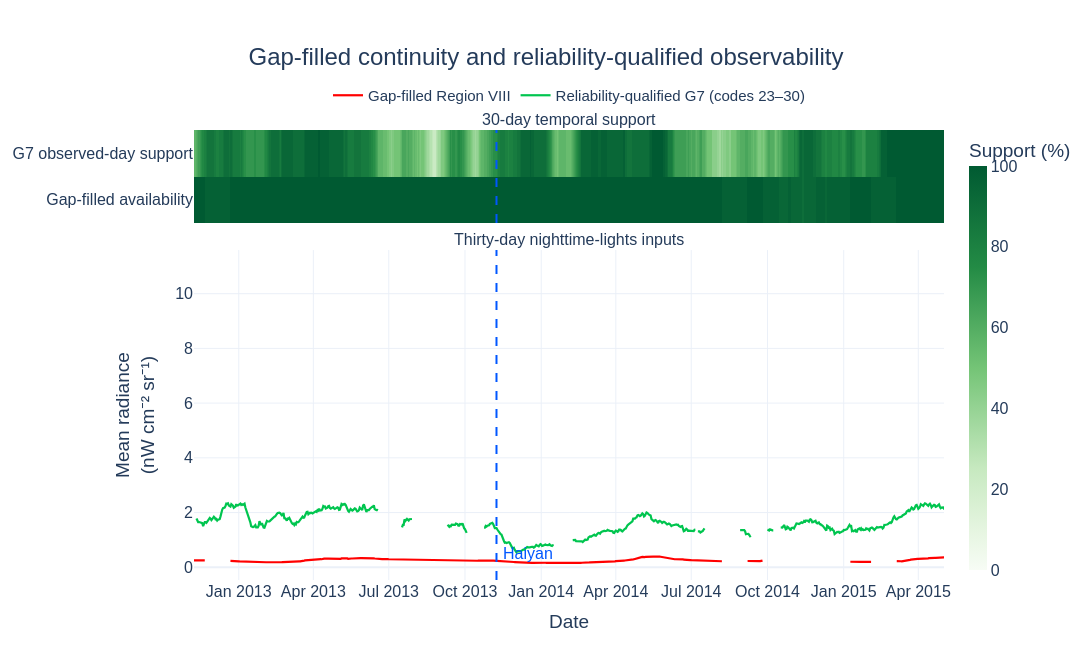

Source (notebook cell):
### Markdown cell above
### 2.1 Input distinction and observability rule

The gap-filled branch supplies a reconstructed value on nearly every date. Its 30-day availability is therefore not evidence that the ground was observed. The reliability-qualified branch uses only daily GHSL-masked DNB-BRDF summaries with at least one valid pixel. A rolling value requires 18 observed days within the trailing 30-day window; the remaining dates stay missing.

`Valid_px` is converted to relative spatial completeness using the maximum valid-pixel count within the same fixed thematic mask. The 50% threshold is not used to erase additional days before modelling because doing so leaves no contiguous 60-day input plus 30-day output sequences before Haiyan. It is instead attached to every Haiyan metric as an interpretability flag. This preserves the distinction between model feasibility and evidential strength.

### Code cell
# ============================================================
# 4. INPUT TIME-SERIES OVERVIEW
# ============================================================

g7_label = GHSL_MASKS["23-30"]
g7_daily = rq_daily[g7_label]

figure_inputs = make_subplots(
    rows=2,
    cols=1,
    shared_xaxes=True,
    vertical_spacing=0.06,
    row_heights=[0.22, 0.78],
    subplot_titles=(
        "30-day temporal support",
        "Thirty-day nighttime-lights inputs",
    ),
)

support_dates = gap_filled_daily.index.union(g7_daily.index)

figure_inputs.add_trace(
    go.Heatmap(
        x=support_dates,
        y=[
            "Gap-filled availability",
            "G7 observed-day support",
        ],
        z=np.vstack(
            [
                gap_filled_daily["temporal_support_pct"]
                .reindex(support_dates)
                .to_numpy(),
                g7_daily["temporal_support_pct"]
                .reindex(support_dates)
                .to_numpy(),
            ]
        ),
        coloraxis="coloraxis",
        zsmooth=False,
        hoverongaps=False,
        hovertemplate=(
            "%{x|%d %b %Y}<br>"
            "%{y}: %{z:.1f}%"
            "<extra></extra>"
        ),
    ),
    row=1,
    col=1,
)

figure_inputs.add_trace(
    go.Scatter(
        x=gap_filled_daily.index,
        y=gap_filled_daily["ntl_30d"],
        mode="lines",
        name="Gap-filled Region VIII",
        line=dict(
            color=GAP_FILLED_COLOR,
            width=2.2,
        ),
        connectgaps=False,
    ),
    row=2,
    col=1,
)

figure_inputs.add_trace(
    go.Scatter(
        x=g7_daily.index,
        y=g7_daily["ntl_30d"],
        mode="lines",
        name=f"Reliability-qualified {g7_label}",
        line=dict(
            color=RQ_COLOR,
            width=2.2,
        ),
        connectgaps=False,
    ),
    row=2,
    col=1,
)

for row_number in (1, 2):
    figure_inputs.add_vline(
        x=EVENT_DATE.to_pydatetime(),
        line=dict(
            color=EVENT_LINE_COLOR,
            width=2,
            dash="dash",
        ),
        row=row_number,
        col=1,
    )

figure_inputs.add_annotation(
    x=(EVENT_DATE + pd.Timedelta(days=5)).to_pydatetime(),
    y=0.05,
    xref="x2",
    yref="y2 domain",
    text="Haiyan",
    showarrow=False,
    xanchor="left",
    font=dict(
        color=EVENT_LINE_COLOR,
        size=16,
    ),
)

figure_inputs.update_xaxes(
    range=[DISPLAY_START, DISPLAY_END],
    title_text="Date",
    row=2,
    col=1,
)

figure_inputs.update_yaxes(
    title_text="Mean radiance<br>(nW cm⁻² sr⁻¹)",
    row=2,
    col=1,
)

figure_inputs.update_layout(
    template="plotly_white",
    paper_bgcolor="rgba(0,0,0,0)",
    plot_bgcolor="white",
    width=1200,
    height=650,
    title=dict(
        text="Gap-filled continuity and reliability-qualified observability",
        x=0.5,
        xanchor="center",
        font=dict(size=24),
    ),
    legend=dict(
        orientation="h",
        yanchor="bottom",
        y=1.04,
        xanchor="center",
        x=0.5,
        font=dict(size=15),
    ),
    coloraxis=dict(
        colorscale=SC_COLORSCALE,
        cmin=0,
        cmax=100,
        colorbar=dict(
            title="Support (%)",
            thickness=18,
        ),
    ),
    font=dict(
        family="Arial",
        size=16,
        color="#243B5A",
    ),
    margin=dict(l=105, r=100, t=130, b=70),
    hovermode="x unified",
)

figure_inputs.show()

### Figure 1 — Plotly figure (JSON) as saved in the notebook; plotly's stock layout.template omitted (floating-point values rounded to 4 significant figures; data arrays with more than 128 entries replaced by an {"elided": "..."} marker saying what was removed)
{"data": [{"coloraxis": "coloraxis", "hoverongaps": false, "hovertemplate": "%{x|%d %b %Y}<br>%{y}: %{z:.1f}%<extra></extra>", "type": "heatmap", "x": {"elided": "4933 str values"}, "xaxis": "x", "y": ["Gap-filled availability", "G7 observed-day support"], "yaxis": "y", "z": {"elided": "2x4933 float values"}, "zsmooth": false}, {"connectgaps": false, "line": {"color": "#FF0000", "width": 2.2}, "mode": "lines", "name": "Gap-filled Region VIII", "type": "scatter", "x": {"elided": "4162 str values"}, "xaxis": "x2", "y": {"elided": "4162 float values"}, "yaxis": "y2"}, {"connectgaps": false, "line": {"color": "#00C54F", "width": 2.2}, "mode": "lines", "name": "Reliability-qualified G7 (codes 23–30)", "type": "scatter", "x": {"elided": "4933 str values"}, "xaxis": "x2", "y": {"elided": "4933 float values"}, "yaxis": "y2"}], "layout": {"annotations": [{"font": {"size": 16}, "showarrow": false, "text": "30-day temporal support", "x": 0.5, "xanchor": "center", "xref": "paper", "y": 1.0, "yanchor": "bottom", "yref": "paper"}, {"font": {"size": 16}, "showarrow": false, "text": "Thirty-day nighttime-lights inputs", "x": 0.5, "xanchor": "center", "xref": "paper", "y": 0.7332, "yanchor": "bottom", "yref": "paper"}, {"font": {"color": "#0057FF", "size": 16}, "showarrow": false, "text": "Haiyan", "x": "2013-11-13T00:00:00", "xanchor": "left", "xref": "x2", "y": 0.05, "yref": "y2 domain"}], "coloraxis": {"cmax": 100, "cmin": 0, "colorbar": {"thickness": 18, "title": {"text": "Support (%)"}}, "colorscale": [[0, "#F7FCF5"], [0.1, "#E5F5E0"], [0.25, "#C7E9C0"], [0.5, "#74C476"], [0.75, "#238B45"], [1, "#005A32"]]}, "font": {"color": "#243B5A", "family": "Arial", "size": 16}, "height": 650, "hovermode": "x unified", "legend": {"font": {"size": 15}, "orientation": "h", "x": 0.5, "xanchor": "center", "y": 1.04, "yanchor": "bottom"}, "margin": {"b": 70, "l": 105, "r": 100, "t": 130}, "paper_bgcolor": "rgba(0,0,0,0)", "plot_bgcolor": "white", "shapes": [{"line": {"color": "#0057FF", "dash": "dash", "width": 2}, "type": "line", "x0": "2013-11-08T00:00:00", "x1": "2013-11-08T00:00:00", "xref": "x", "y0": 0, "y1": 1, "yref": "y domain"}, {"line": {"color": "#0057FF", "dash": "dash", "width": 2}, "type": "line", "x0": "2013-11-08T00:00:00", "x1": "2013-11-08T00:00:00", "xref": "x2", "y0": 0, "y1": 1, "yref": "y2 domain"}], "title": {"font": {"size": 24}, "text": "Gap-filled continuity and reliability-qualified observability", "x": 0.5, "xanchor": "center"}, "width": 1200, "xaxis": {"anchor": "y", "domain": [0, 1], "matches": "x2", "showticklabels": false}, "xaxis2": {"anchor": "y2", "domain": [0, 1], "range": ["2012-11-08T00:00:00", "2015-05-02T00:00:00"], "title": {"text": "Date"}}, "yaxis": {"anchor": "x", "domain": [0.7932, 1.0]}, "yaxis2": {"anchor": "x2", "domain": [0, 0.7332], "title": {"text": "Mean radiance<br>(nW cm⁻² sr⁻¹)"}}}}
